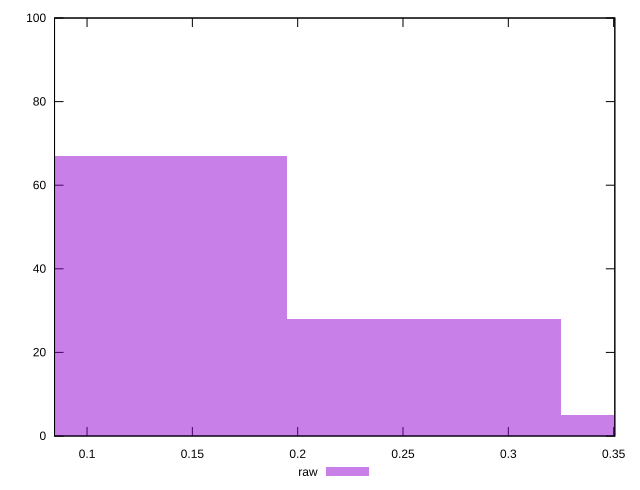

Write gnuplot code to recreate this figure.
reset

$raw <<EOF
0.1299332853788032 67
0.2598665707576064 28
0.38979985613640955 5
EOF

set key outside below
set boxwidth 0.1299332853788032
set xrange [0.08456747279709283:0.35055871960559043]
set yrange [0:100]
set trange [0:100]
set style fill transparent solid 0.5 noborder
set terminal svg size 640, 490 enhanced background rgb 'white'
set output "report_00015_2021-02-09T16-11-33.973Z/meta/pScore/samples/pages/raw/histogram.svg"

plot $raw title "raw" with boxes

reset
